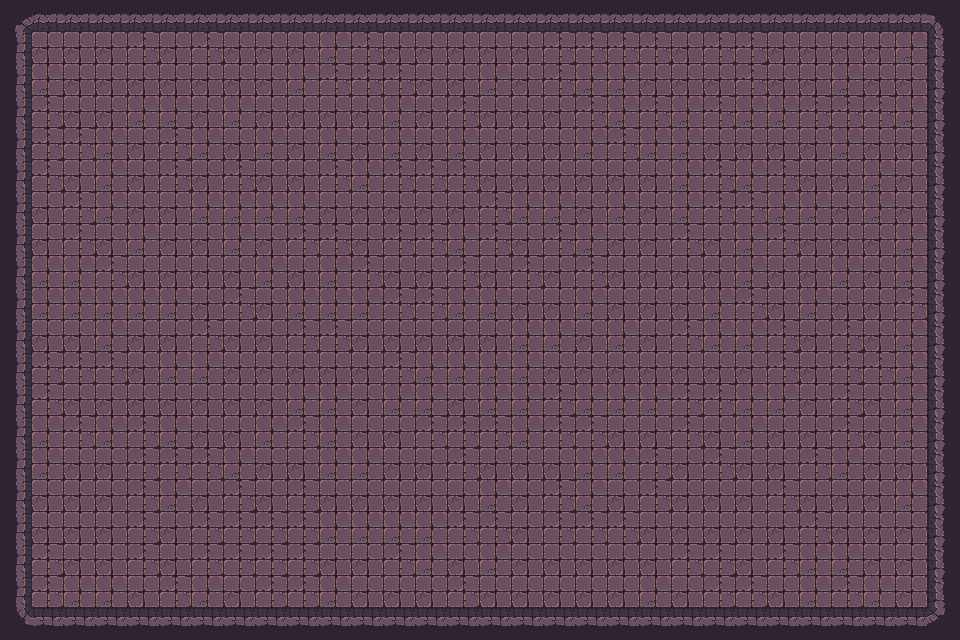

A 2D game scene composited from a Tiled map and its tileset images. What follows is a short description and the map's XML, with every tile layer's data as written:
An orthogonal 30x20 tile map with 32x32 px tiles, 1 tile layer (Tile layer 1), 2 tilesets and 57 objects.

<map version="1.10" tiledversion="1.11.2" orientation="orthogonal" renderorder="right-down" width="30" height="20" tilewidth="32" tileheight="32" infinite="0" nextlayerid="3" nextobjectid="1">
    <tileset firstgid="1" name="Town Tileset" tilewidth="32" tileheight="32" tilecount="64" columns="8">
        <image source="../../../tiles/World H Tileset.png" trans="ff00ff" width="256" height="256" />
        <tile id="4">
            <objectgroup draworder="index" id="2">
                <object id="1" x="0" y="0" width="32" height="32" />
            </objectgroup>
        </tile>
        <tile id="5">
            <objectgroup draworder="index" id="2">
                <object id="1" x="0" y="0" width="32" height="32" />
            </objectgroup>
        </tile>
        <tile id="6">
            <objectgroup draworder="index" id="2">
                <object id="1" x="0" y="0" width="32" height="32" />
            </objectgroup>
        </tile>
        <tile id="7">
            <objectgroup draworder="index" id="2">
                <object id="1" x="0" y="0" width="32" height="32" />
            </objectgroup>
        </tile>
        <tile id="8">
            <objectgroup draworder="index" id="2">
                <object id="1" x="0" y="0" width="32" height="32" />
            </objectgroup>
        </tile>
        <tile id="10">
            <objectgroup draworder="index" id="2">
                <object id="1" x="0" y="32" width="32" height="0" />
            </objectgroup>
        </tile>
        <tile id="11">
            <objectgroup draworder="index" id="2">
                <object id="1" x="0" y="32" width="32" height="0" />
                <object id="2" x="32" y="0" width="0" height="32" />
            </objectgroup>
        </tile>
        <tile id="12">
            <objectgroup draworder="index" id="2">
                <object id="1" x="32" y="0" width="0" height="32" />
            </objectgroup>
        </tile>
        <tile id="13">
            <objectgroup draworder="index" id="2">
                <object id="1" x="0" y="32" width="32" height="0" />
                <object id="2" x="0" y="32" width="32" height="0" />
                <object id="3" x="0" y="0" width="0" height="32" />
            </objectgroup>
        </tile>
        <tile id="14">
            <objectgroup draworder="index" id="2">
                <object id="1" x="0" y="0" width="0" height="32" />
            </objectgroup>
        </tile>
        <tile id="16">
            <objectgroup draworder="index" id="2">
                <object id="1" x="0" y="0" width="32" height="32" />
            </objectgroup>
        </tile>
        <tile id="24">
            <objectgroup draworder="index" id="2">
                <object id="1" x="0" y="0" width="32" height="32" />
            </objectgroup>
        </tile>
    </tileset>
    <tileset firstgid="65" name="Dungeon Crawler Tileset" tilewidth="32" tileheight="32" tilecount="100" columns="10">
        <image source="../../../tiles/Dungeon_Tile.png" trans="" width="320" height="320" />
        <tile id="2">
            <objectgroup draworder="index" id="2">
                <object id="1" x="0" y="0" width="32" height="32" />
            </objectgroup>
        </tile>
        <tile id="3">
            <objectgroup draworder="index" id="2">
                <object id="1" x="0" y="0" width="32" height="32" />
            </objectgroup>
        </tile>
        <tile id="4">
            <objectgroup draworder="index" id="2">
                <object id="1" x="0" y="0" width="32" height="32" />
            </objectgroup>
        </tile>
        <tile id="5">
            <objectgroup draworder="index" id="2">
                <object id="1" x="0" y="0" width="32" height="32" />
            </objectgroup>
        </tile>
        <tile id="6">
            <objectgroup draworder="index" id="2">
                <object id="1" x="0" y="0" width="32" height="32" />
            </objectgroup>
        </tile>
        <tile id="8">
            <objectgroup draworder="index" id="2">
                <object id="1" x="0" y="0" width="32" height="32" />
            </objectgroup>
        </tile>
        <tile id="12">
            <objectgroup draworder="index" id="2">
                <object id="1" x="0" y="0" width="32" height="32" />
            </objectgroup>
        </tile>
        <tile id="13">
            <objectgroup draworder="index" id="2">
                <object id="1" x="0" y="0" width="32" height="32" />
            </objectgroup>
        </tile>
        <tile id="14">
            <objectgroup draworder="index" id="2">
                <object id="1" x="0" y="0" width="32" height="32" />
            </objectgroup>
        </tile>
        <tile id="15">
            <objectgroup draworder="index" id="2">
                <object id="1" x="0" y="0" width="32" height="32" />
            </objectgroup>
        </tile>
        <tile id="16">
            <objectgroup draworder="index" id="2">
                <object id="1" x="0" y="0" width="32" height="32" />
            </objectgroup>
        </tile>
        <tile id="18">
            <objectgroup draworder="index" id="2">
                <object id="1" x="0" y="0" width="32" height="32" />
            </objectgroup>
        </tile>
        <tile id="22">
            <objectgroup draworder="index" id="2">
                <object id="1" x="0" y="0" width="32" height="32" />
            </objectgroup>
        </tile>
        <tile id="23">
            <objectgroup draworder="index" id="2">
                <object id="1" x="0" y="0" width="32" height="32" />
            </objectgroup>
        </tile>
        <tile id="24">
            <objectgroup draworder="index" id="2">
                <object id="1" x="0" y="0" width="32" height="32" />
            </objectgroup>
        </tile>
        <tile id="25">
            <objectgroup draworder="index" id="2">
                <object id="1" x="0" y="0" width="32" height="32" />
            </objectgroup>
        </tile>
        <tile id="26">
            <objectgroup draworder="index" id="2">
                <object id="1" x="0" y="0" width="32" height="32" />
            </objectgroup>
        </tile>
        <tile id="28">
            <objectgroup draworder="index" id="2">
                <object id="1" x="0" y="0" width="32" height="32" />
            </objectgroup>
        </tile>
        <tile id="32">
            <objectgroup draworder="index" id="2">
                <object id="1" x="0" y="0" width="32" height="32" />
            </objectgroup>
        </tile>
        <tile id="33">
            <objectgroup draworder="index" id="2">
                <object id="1" x="0" y="0" width="32" height="32" />
            </objectgroup>
        </tile>
        <tile id="34">
            <objectgroup draworder="index" id="2">
                <object id="1" x="0" y="0" width="32" height="32" />
            </objectgroup>
        </tile>
        <tile id="35">
            <objectgroup draworder="index" id="2">
                <object id="1" x="0" y="0" width="32" height="32" />
            </objectgroup>
        </tile>
        <tile id="36">
            <objectgroup draworder="index" id="2">
                <object id="1" x="0" y="0" width="32" height="32" />
            </objectgroup>
        </tile>
        <tile id="38">
            <objectgroup draworder="index" id="2">
                <object id="1" x="0" y="0" width="32" height="32" />
            </objectgroup>
        </tile>
        <tile id="42">
            <objectgroup draworder="index" id="2">
                <object id="1" x="0" y="0" width="32" height="32" />
            </objectgroup>
        </tile>
        <tile id="43">
            <objectgroup draworder="index" id="2">
                <object id="1" x="0" y="0" width="32" height="32" />
            </objectgroup>
        </tile>
        <tile id="44">
            <objectgroup draworder="index" id="2">
                <object id="1" x="0" y="0" width="32" height="32" />
            </objectgroup>
        </tile>
        <tile id="45">
            <objectgroup draworder="index" id="2">
                <object id="1" x="0" y="0" width="32" height="32" />
            </objectgroup>
        </tile>
        <tile id="46">
            <objectgroup draworder="index" id="2">
                <object id="1" x="0" y="0" width="32" height="32" />
            </objectgroup>
        </tile>
        <tile id="48">
            <objectgroup draworder="index" id="2">
                <object id="1" x="0" y="0" width="32" height="32" />
            </objectgroup>
        </tile>
        <tile id="52">
            <objectgroup draworder="index" id="2">
                <object id="1" x="0" y="0" width="32" height="32" />
            </objectgroup>
        </tile>
        <tile id="53">
            <objectgroup draworder="index" id="2">
                <object id="1" x="0" y="0" width="32" height="32" />
            </objectgroup>
        </tile>
        <tile id="54">
            <objectgroup draworder="index" id="2">
                <object id="1" x="0" y="0" width="32" height="32" />
            </objectgroup>
        </tile>
        <tile id="55">
            <objectgroup draworder="index" id="2">
                <object id="1" x="0" y="0" width="32" height="32" />
            </objectgroup>
        </tile>
        <tile id="56">
            <objectgroup draworder="index" id="2">
                <object id="1" x="0" y="0" width="32" height="32" />
            </objectgroup>
        </tile>
        <tile id="58">
            <objectgroup draworder="index" id="2">
                <object id="1" x="0" y="0" width="32" height="32" />
            </objectgroup>
        </tile>
        <tile id="62">
            <objectgroup draworder="index" id="2">
                <object id="1" x="0" y="0" width="32" height="32" />
            </objectgroup>
        </tile>
        <tile id="63">
            <objectgroup draworder="index" id="2">
                <object id="1" x="0" y="0" width="32" height="32" />
            </objectgroup>
        </tile>
        <tile id="64">
            <objectgroup draworder="index" id="2">
                <object id="1" x="0" y="0" width="32" height="32" />
            </objectgroup>
        </tile>
        <tile id="65">
            <objectgroup draworder="index" id="2">
                <object id="1" x="0" y="0" width="32" height="32" />
            </objectgroup>
        </tile>
        <tile id="66">
            <objectgroup draworder="index" id="2">
                <object id="1" x="0" y="0" width="32" height="32" />
            </objectgroup>
        </tile>
        <tile id="68">
            <objectgroup draworder="index" id="2">
                <object id="1" x="0" y="0" width="32" height="32" />
            </objectgroup>
        </tile>
    </tileset>
    <layer id="1" name="Tile layer 1" width="30" height="20">
        <data encoding="csv">
67,68,68,68,68,68,68,68,68,68,68,68,68,68,68,68,68,68,68,68,68,68,68,68,68,68,68,68,68,69,
77,75,75,75,65,75,65,75,75,75,66,65,75,75,75,75,75,65,65,65,65,75,65,65,75,75,75,75,66,79,
77,66,75,75,75,75,75,75,75,66,65,65,65,75,75,66,75,65,66,66,75,75,75,65,75,75,66,75,75,79,
77,65,75,75,66,66,75,66,75,75,75,75,66,75,65,75,75,75,65,66,65,66,65,66,66,65,65,65,66,79,
77,65,65,66,75,65,66,75,66,75,66,75,66,75,66,75,75,75,66,65,66,66,75,75,75,75,66,75,75,79,
77,65,75,66,75,65,75,65,75,75,65,66,65,65,65,75,75,75,75,75,75,66,65,66,65,75,75,66,75,79,
77,75,65,66,75,75,66,66,66,66,75,75,75,75,75,65,66,66,75,66,75,66,65,65,66,66,75,66,75,79,
77,75,65,75,66,75,75,66,75,65,65,75,65,65,66,65,75,65,66,75,75,65,75,66,65,75,75,75,66,79,
77,66,66,65,75,75,75,75,66,75,66,65,75,75,65,75,65,75,65,75,75,75,75,66,75,75,66,75,66,79,
77,66,66,66,66,66,75,65,75,66,66,66,65,65,66,66,75,75,66,75,75,75,66,65,75,66,75,75,65,79,
77,75,75,66,75,75,65,75,75,65,65,75,75,75,75,75,66,66,75,66,75,65,66,66,65,75,65,75,66,79,
77,65,65,65,75,66,66,75,75,75,75,75,65,66,66,66,66,75,75,75,75,75,75,75,65,75,65,65,66,79,
77,65,75,75,75,75,75,75,75,66,66,75,66,66,75,66,66,65,66,66,66,65,65,66,66,75,65,75,66,79,
77,66,65,66,65,66,75,75,66,65,66,75,75,65,65,65,66,65,65,75,75,65,75,66,75,75,65,75,66,79,
77,66,75,75,65,65,65,66,75,75,66,66,75,75,65,75,75,75,66,66,65,75,65,75,75,65,66,75,75,79,
77,75,75,75,65,66,75,65,75,65,75,75,75,75,75,66,75,65,66,75,65,75,75,75,65,75,75,75,66,79,
77,75,75,75,65,75,65,65,65,65,66,66,66,66,65,65,75,65,65,65,75,75,75,75,75,65,75,75,75,79,
77,65,75,75,65,75,65,65,65,65,75,75,65,66,75,66,75,75,75,75,75,65,65,75,65,66,66,75,75,79,
77,65,66,66,75,65,66,75,65,65,66,75,75,75,65,75,75,75,75,75,66,75,65,65,75,66,65,66,75,79,
87,88,88,88,88,88,88,88,88,88,88,88,88,88,88,88,88,88,88,88,88,88,88,88,88,88,88,88,88,89
        </data>
    </layer>
</map>
